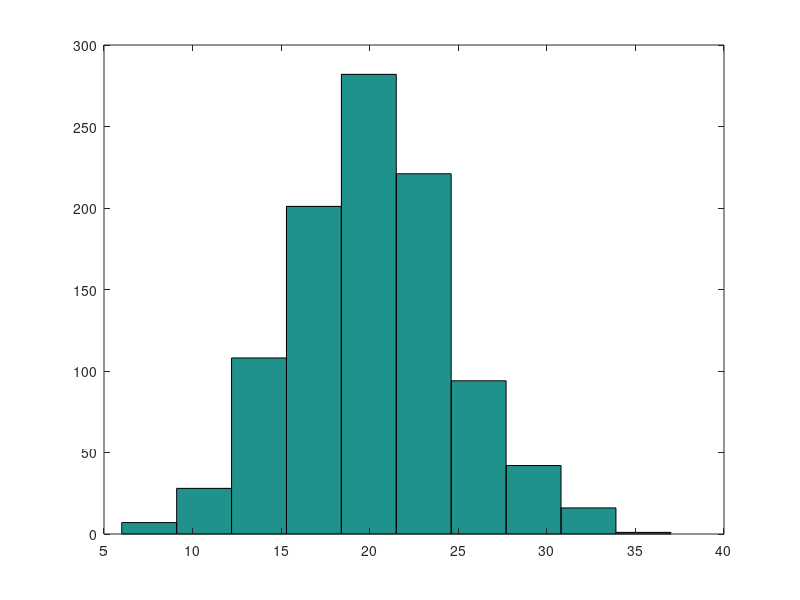

This chart was generated by the following MATLAB code:
%{ 
m_f_rate = 20; 
bin_s = 1E-3; 
duration = 1;
p_interval = m_f_rate* bin_s;
spike_vect = rand((duration/bin_s),1) <= p_interval;
plot((duration*bin_s:(duration*bin_s):duration).', spike_vect);
%}

% Question 5

m_f_rate = 20; 
bin_s = 1E-3; 
duration = 1;
p_interval = m_f_rate* bin_s;
samples = 1000;
spike_vect_samples = rand((duration/bin_s), samples) <= p_interval;
trials = sum(spike_vect_samples);
hist(trials) 
% plot((duration*bin_s:(duration*bin_s):duration).', spike_vect_samples);
